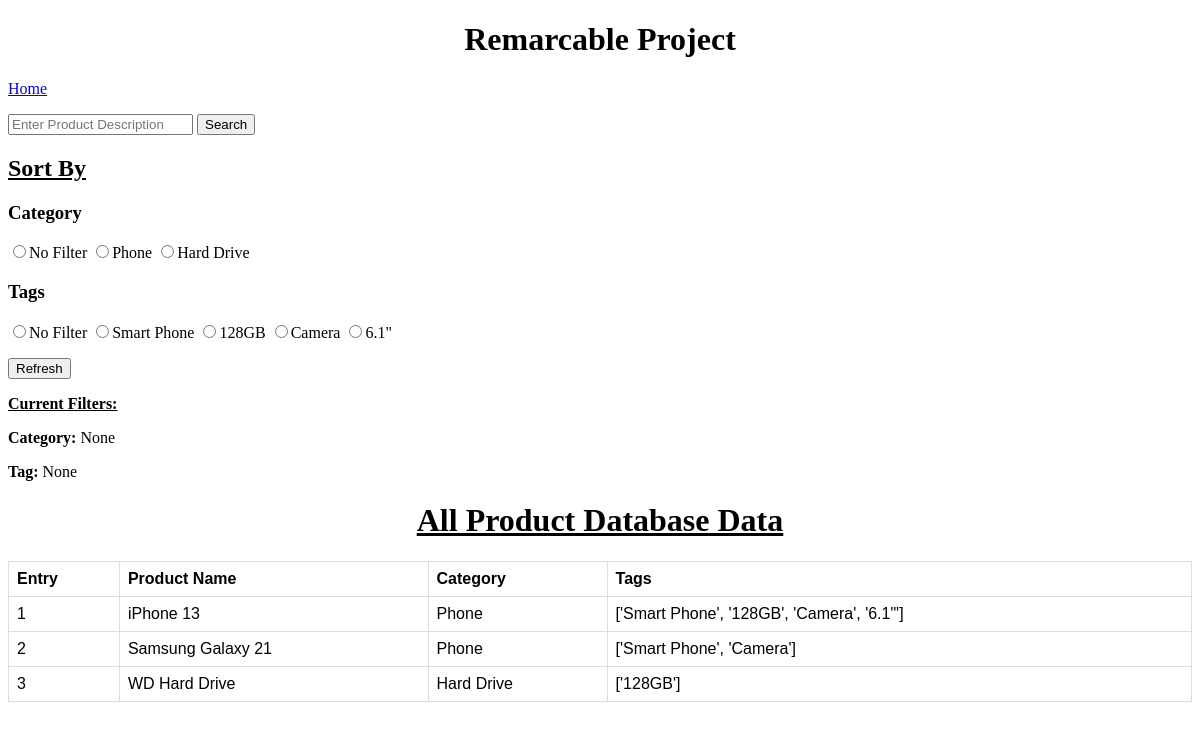
The app's page /, older data.
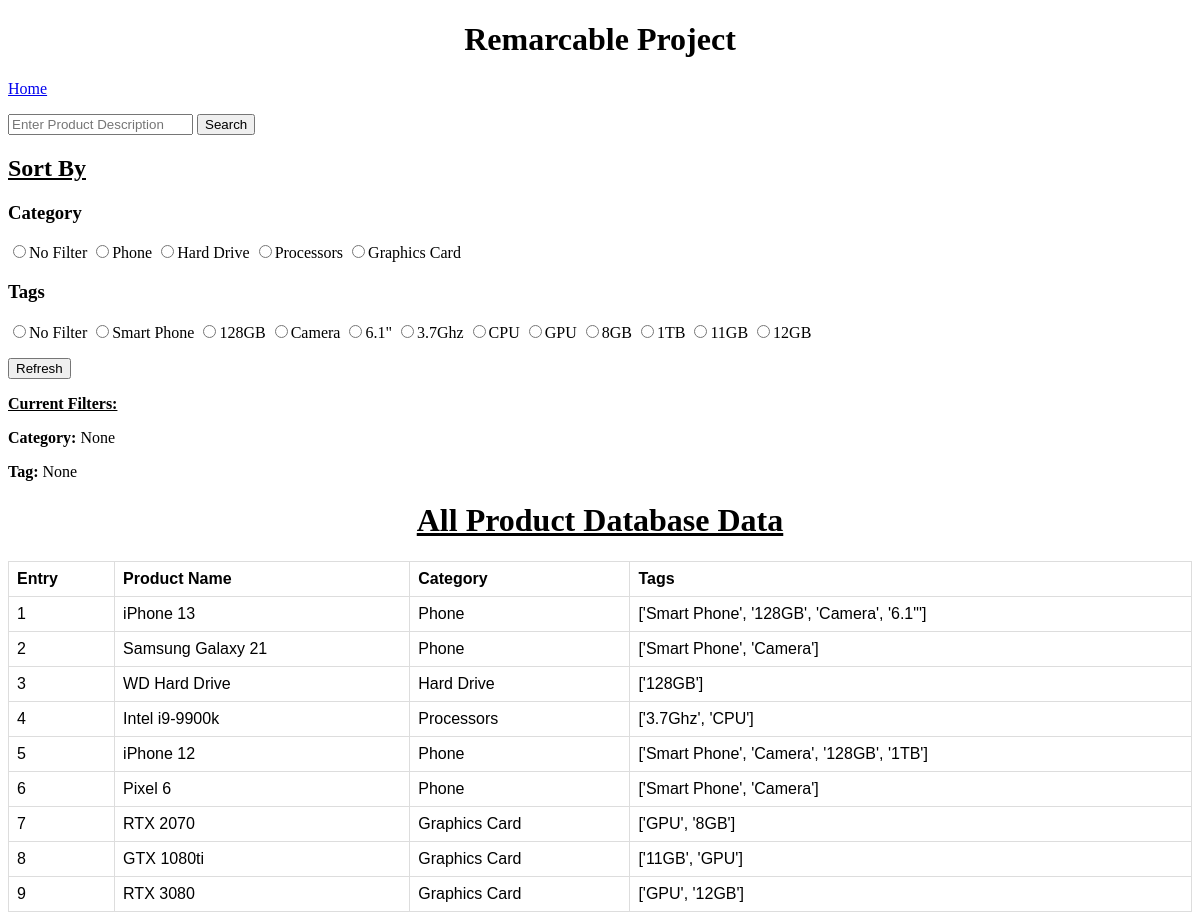
The same page, newer data.
### remarcable_app/models.py (models this page shows)
class Tag(models.Model):
    tag_name = models.CharField(max_length=20)
    def __str__(self) -> str:
        return self.tag_name

class Category(models.Model):
    category_name = models.CharField(max_length=20)
    def __str__(self) -> str:
        return self.category_name

class Product(models.Model):
    product_name = models.CharField(max_length=20)
    category = models.ForeignKey('remarcable_app.category', on_delete=models.CASCADE)
    def __str__(self) -> str:
        return self.product_name

### remarcable_app/views.py (the view)
# urls.py: path('',views.home,name='home'),
def home(request):
    product_table = pull_all_products()
    tag_product_table = pull_all_tagged_products()
    categories = pull_all_categories()
    just_tags = pull_all_tags()
    if request.method == "POST":
        category_filter = request.POST.get('category')
        tag_filter = request.POST.get('tag')
        product_table = filter_by_category(product_table, category_filter, categories)
        product_table = filter_by_tag(product_table, tag_filter,just_tags)
    else:
        category_filter = 'None'
        tag_filter = 'None'
    product_data = products_to_array(product_table)
    tag_data = tags_to_dictionary(tag_product_table)
    return render(request,'home.html',
    {
        'product_data': product_data,
        'tag_data':tag_data,
        'categories':categories,
        'tags':just_tags,
        'category_filter':category_filter,
        'tag_filter': tag_filter
    })

### remarcable_app/query_functions.py (called while the page is built)
def pull_all_products():
    product_table = Product.objects.select_related('category')
    return product_table

def products_to_array(product_table) -> list:
    data = []
    for product in product_table:
        entry = product.id
        product_name = product.product_name
        category = product.category
        data.append({
            'entry': entry,
            'product_name': product_name,
            'category': category
        })
    return data

def pull_all_tagged_products() -> dict:
    tag_table = TagProductRelationship.objects.select_related('product','tag')
    return tag_table

def tags_to_dictionary(tag_product_table) -> dict:
    tag_data = {}
    """
    take in each row from the new row and parse each coloum to be stored neatly in an array containing
    only the product_name and its corresponding tags.
    """
    for tag in tag_product_table:
        tags = []
        product_name = str(tag.product)
        """
        since we need to loop through the tag table twice, we need to check if a product has already
        been parsed and stored. We do not want to create duplicate product entries.
        """
        if product_name not in tag_data:
            for tag_match in tag_product_table:
                if tag.product == tag_match.product:
                    tags.append(str(tag_match.tag))
            tag_data[product_name] = tags
    return tag_data

def pull_all_categories():
    category_data = Category.objects.values_list('category_name', flat=True)
    return category_data

def pull_all_tags():
    tag_data = Tag.objects.values_list('tag_name', flat=True)
    return tag_data

### remarcable_app/templatetags/dictionary_key.py (called while the page is built)
@register.filter()
def dictionary_key(d, k):
    return d.get(k)

### remarcable_app/templates/home.html (shortened to what this page needs)
{% extends 'base.html' %}
{% block content %}
<h2><u>Sort By</u></h2>
<h3>Category</h3>
<form action="" method="post">
    <input type="radio" name= "category" value="None">No Filter</input>
    {% for category in categories %}
    <input type="radio" name= "category" value="{{category}}">{{category}}</input>
    {% endfor %}
    <h3>Tags</h3>
    <input type="radio" name="tag" value="None">No Filter</input>
    {% for tag in tags %}
    <input type="radio" name="tag" value="{{tag}}">{{tag}}</input>
    {% endfor %}
    <button type="submit">Refresh</button>
</form>
<p><b><u>Current Filters:</u></b></p>
<p><b> Category: </b>{{category_filter}}</p>
<p><b>Tag: </b> {{tag_filter}}</p>
<h1><u>All Product Database Data</u></h1>
<table>
    <tr>
        <th>Entry</th>
        <th>Product Name</th>
        <th>Category</th>
        <th>Tags</th>
    </tr>
    {% for column in product_data %}
    <tr>
        <td>{{forloop.counter}}</td>
        <td>{{column.product_name}}</td>
        <td>{{column.category}}</td>
        <td>{{tag_data|dictionary_key:column.product_name}}</td>
    </tr>
    {% endfor %}
</table>
{% endblock %}

### remarcable_app/templates/base.html (shortened to what this page needs)
<!DOCTYPE html>
<html lang="en">
<head>
</head>
<body>
    <h1>Remarcable Project</h1>
    <a href="{% url 'home' %}">Home</a>
    <form action="{% url 'search_results' %}" method="post">
        <input type="text" name="text_input" placeholder="Enter Product Description">
        <input type="submit" value="Search">
    </form>
    <div>
        {%  block content %}
        {% endblock %}
    </div>
</body>
</html>

### remarcable_app/templates/base.html (style rules this page uses)
h1 { text-align: center; }
table { font-family: arial, sans-serif; border-collapse: collapse; width: 100%; }
td, th { border: 1px solid #dddddd; text-align: left; padding: 8px; }

Row changes from the older to the newer data that the page shows:
added Tag: tag_name "3.7Ghz"
added Tag: tag_name "CPU"
added Tag: tag_name "GPU"
added Tag: tag_name "8GB"
added Tag: tag_name "1TB"
added Tag: tag_name "11GB"
added Tag: tag_name "12GB"
now on one of the page's lists (row unchanged): Category: product_name "iPhone 12", category "Phone", product_name "Pixel 6"
added Category: product_name "Intel i9-9900k", category "Processors"
added Product: product_name "['3.7Ghz', 'CPU']"
added Product: product_name "['Smart Phone', 'Camera', '128GB', '1TB']"
added Product: product_name "['Smart Phone', 'Camera']"
added Category: product_name "RTX 2070", category "Graphics Card", product_name "GTX 1080ti", product_name "RTX 3080"
added Product: product_name "['GPU', '8GB']"
added Product: product_name "['11GB', 'GPU']"
added Product: product_name "['GPU', '12GB']"
Text that changed along with them:
new list line: "☐ Processors"
new list line: "☐ Graphics Card"
